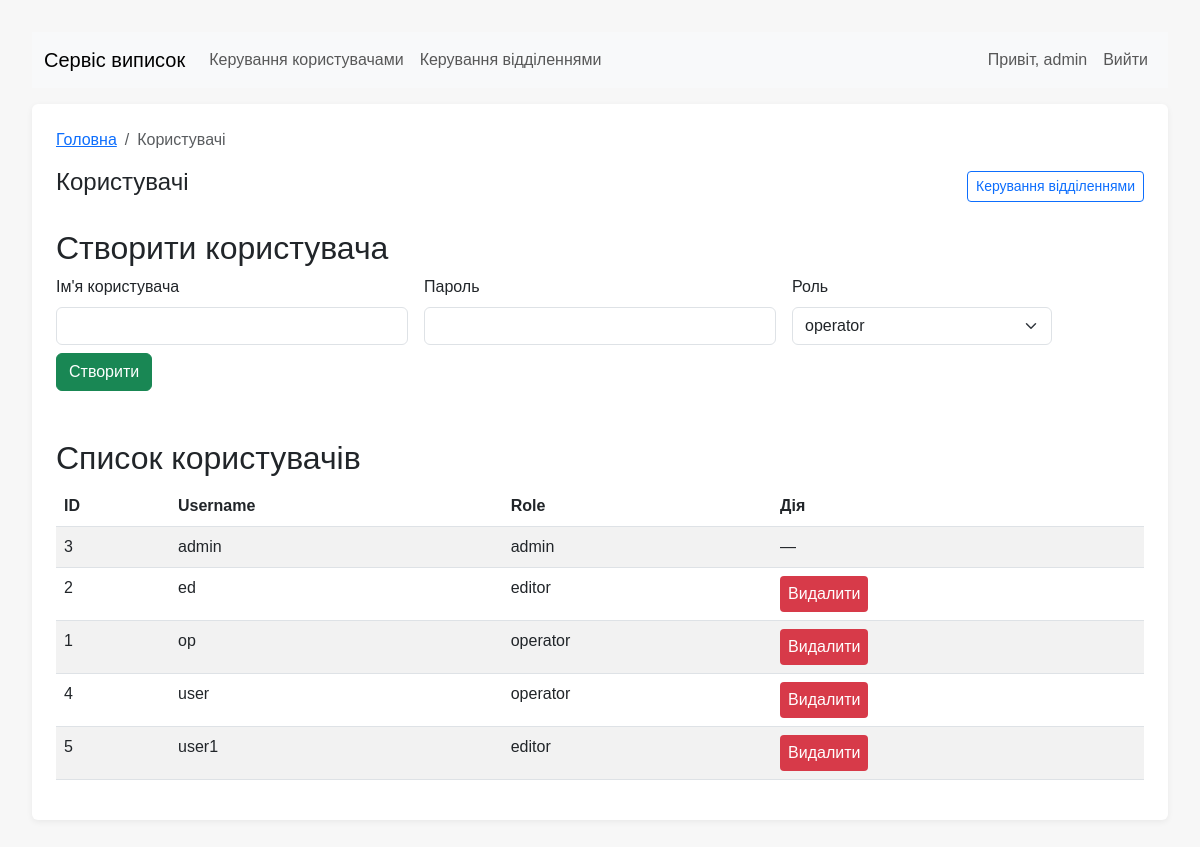
The app's page /admin/users (signed in) with its own data.
### models.py (models this page shows, shortened)
class User(UserMixin, db.Model):
    __tablename__ = 'users'
    id = db.Column(db.Integer, primary_key=True)
    username = db.Column(db.String(80), unique=True, nullable=False)
    password_hash = db.Column(db.String(128), nullable=False)
    role = db.Column(db.String(20), nullable=False, default='operator')  # operator/editor/admin
    records = db.relationship('Record', backref='creator', lazy=True)

### app.py (the view)
    @app.route('/admin/users')
    @role_required('admin')
    def admin_users():
        users = User.query.order_by(User.username).all()
        return render_template('admin_users.html', users=users)

### templates/admin_users.html (shortened to what this page needs)
{% extends "base.html" %}
{% block breadcrumbs %}
  <li class="breadcrumb-item active" aria-current="page">Користувачі</li>
{% endblock %}
{% block content %}
  <div class="d-flex align-items-center justify-content-between">
    <h1 class="h4">Користувачі</h1>
    <div>
      <a class="btn btn-outline-primary btn-sm" href="{{ url_for('admin_departments') }}">Керування відділеннями</a>
    </div>
  </div>
  <h2 class="mt-4">Створити користувача</h2>
  <form method="post" action="{{ url_for('admin_create_user') }}" class="row gx-3 gy-2 align-items-end">
    <div class="col-sm-4">
      <label class="form-label">Ім'я користувача</label>
      <input class="form-control" name="username" required>
    </div>
    <div class="col-sm-4">
      <label class="form-label">Пароль</label>
      <input class="form-control" name="password" type="password" required>
    </div>
    <div class="col-sm-3">
      <label class="form-label">Роль</label>
      <select class="form-select" name="role">
        <option value="operator">operator</option>
      </select>
    </div>
    <div class="col-auto">
      <button class="btn btn-success" type="submit">Створити</button>
    </div>
  </form>
  <h2 class="mt-5">Список користувачів</h2>
  <div class="table-responsive">
  <table class="table table-striped">    <thead>
      <tr>
        <th>ID</th>
        <th>Username</th>
        <th>Role</th>
        <th>Дія</th>
      </tr>
    </thead>
    <tbody>
      {% for u in users %}
        <tr>
          <td>{{ u.id }}</td>
          <td>{{ u.username }}</td>
          <td>{{ u.role }}</td>
          <td>
            {% if current_user.id != u.id %}
              <form method="post" action="{{ url_for('admin_delete_user', user_id=u.id) }}" style="display:inline;">
                <button class="btn-delete" type="submit">Видалити</button>
              </form>
            {% else %}
              —
            {% endif %}
          </td>
        </tr>
      {% endfor %}
    </tbody>
  </table>
{% endblock %}

### templates/base.html (shortened to what this page needs)
<!doctype html>
<html lang="uk">
<head>
  <link href="https://cdn.jsdelivr.net/npm/bootstrap@5.3.0/dist/css/bootstrap.min.css" rel="stylesheet">
  <link rel="stylesheet" href="{{ url_for('static', filename='style.css') }}">
</head>
<body>
  <nav class="navbar navbar-expand-lg navbar-light bg-light mb-3">
    <div class="container-fluid">
      <a class="navbar-brand" href="{{ url_for('index') }}">Сервіс виписок</a>
      <div class="collapse navbar-collapse">
        <ul class="navbar-nav me-auto mb-2 mb-lg-0">
          {% if current_user.is_authenticated %}
            {% if current_user.role == 'admin' %}
              <li class="nav-item"><a class="nav-link" href="{{ url_for('admin_users') }}">Керування користувачами</a></li>
              <li class="nav-item"><a class="nav-link" href="{{ url_for('admin_departments') }}">Керування відділеннями</a></li>
            {% endif %}
          {% endif %}
        </ul>
        <ul class="navbar-nav ms-auto">
          {% if current_user.is_authenticated %}
            <li class="nav-item nav-link">Привіт, {{ current_user.username }}</li>
            <li class="nav-item"><a class="nav-link" href="{{ url_for('logout') }}">Вийти</a></li>
          {% else %}
            <li class="nav-item"><a class="nav-link" href="{{ url_for('login') }}">Увійти</a></li>
            <li class="nav-item"><a class="nav-link" href="{{ url_for('register') }}">Реєстрація</a></li>
          {% endif %}
        </ul>
      </div>
    </div>
  </nav>
  <div class="container">
    <nav aria-label="breadcrumb">
      <ol class="breadcrumb">
        <li class="breadcrumb-item"><a href="{{ url_for('index') }}">Головна</a></li>
        {% block breadcrumbs %}{% endblock %}
      </ol>
    </nav>
    {% block content %}{% endblock %}
  </div>
</body>
</html>

### static/style.css (style rules this page uses)
body { font-family: Arial, sans-serif; margin: 2rem; background: #f7f7f7; }
.container { background: #fff; padding: 1.5rem; border-radius: 6px; box-shadow: 0 2px 6px rgba(0,0,0,0.06); }
.btn-delete { background:#d73a49; color:#fff; border:none; padding:6px 8px; border-radius:4px; }

### records on screen
User: username "admin", id "3", role "admin"
User: id "2", username "ed", role "editor"
User: id "1", username "op", role "operator"
User: id "4", username "user", role "operator"
User: id "5", username "user1", role "editor"
